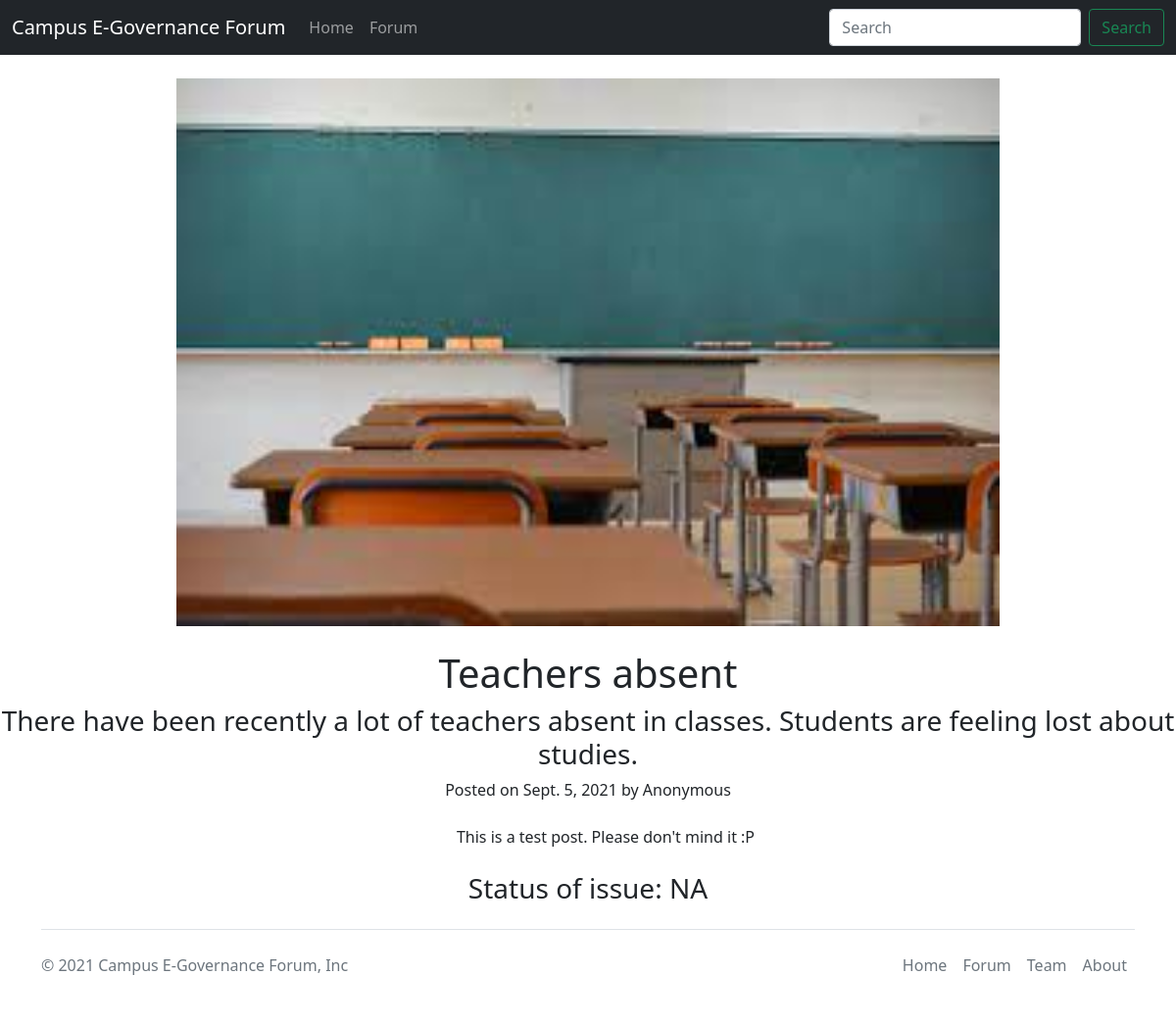
/forum/teachers-absent, run on the app's committed database.
### forum/models.py (models this page shows, shortened)
class Issue(models.Model):
    subject = models.CharField(max_length=100, default="(Not available)")
    summary = models.TextField(max_length=200, default="(Not available)")
    description = models.TextField(max_length=750, default="(Not available)")
    image = models.ImageField(upload_to='forum/images', default="")
    tracked = models.BooleanField(choices=((True, 'Yes'), (False, 'No')), default=False)
    status = models.TextField(max_length=300, default="")
    date = models.DateField(auto_now_add=True)
    author = models.CharField(max_length=50, default="Anonymous")
    slug = models.SlugField(unique=True, max_length=100)

### forum/views.py (the view)
# urls.py: path('<str:slug>', views.blogPost, name=""),
def blogPost(request, slug):
    a = Issue.objects.filter(slug=slug)
    if list(a) == []:
        return HttpResponse("Post not available!")
    else:
        params = dict(a.values()[0])
        return render(request, 'forum/issue.html', params)

### forum/templates/forum/issue.html (shortened to what this page needs)
{% extends 'forum/base.html' %}
{% load static %}
{% block body %}
<center>
<img src="/media/{{ image }}" style="width: 70%;" class="my-4 mx-4">
<h1>{{ subject }}</h1>
<h3>{{ summary }}</h3>
<p>Posted on {{ date }} by {{ author }}</p>
<article class="my-4 mx-4">
    <div class="container my-4 mx-4">
        {{ description }}
    </div>
</article>
<h3>Status of issue: {{ status }}</h3>
</center>
{% endblock %}

### data on the page
Issue: image (picture), subject "Teachers absent", summary "There have been recently a lot of teachers absent in classes. Students are feeling lost about studies.", date "Sept. 5, 2021", author "Anonymous", description "This is a test post. Please don't mind it :P", status "NA"
